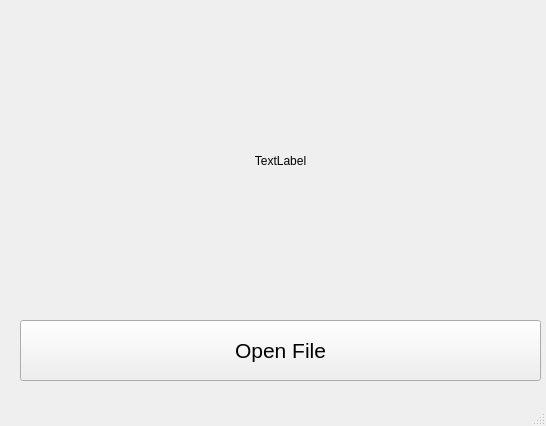
<?xml version="1.0" encoding="UTF-8"?>
<ui version="4.0">
 <class>MainWindow</class>
 <widget class="QMainWindow" name="MainWindow">
  <property name="geometry">
   <rect>
    <x>0</x>
    <y>0</y>
    <width>546</width>
    <height>426</height>
   </rect>
  </property>
  <property name="windowTitle">
   <string>MainWindow</string>
  </property>
  <widget class="QWidget" name="centralwidget">
   <widget class="QPushButton" name="pushButton">
    <property name="geometry">
     <rect>
      <x>20</x>
      <y>320</y>
      <width>521</width>
      <height>61</height>
     </rect>
    </property>
    <property name="font">
     <font>
      <pointsize>16</pointsize>
     </font>
    </property>
    <property name="text">
     <string>Open File</string>
    </property>
   </widget>
   <widget class="QLabel" name="label">
    <property name="geometry">
     <rect>
      <x>20</x>
      <y>20</y>
      <width>521</width>
      <height>281</height>
     </rect>
    </property>
    <property name="text">
     <string>TextLabel</string>
    </property>
    <property name="alignment">
     <set>Qt::AlignCenter</set>
    </property>
   </widget>
  </widget>
  <widget class="QMenuBar" name="menubar">
   <property name="geometry">
    <rect>
     <x>0</x>
     <y>0</y>
     <width>546</width>
     <height>21</height>
    </rect>
   </property>
  </widget>
  <widget class="QStatusBar" name="statusbar"/>
 </widget>
 <resources/>
 <connections/>
</ui>
